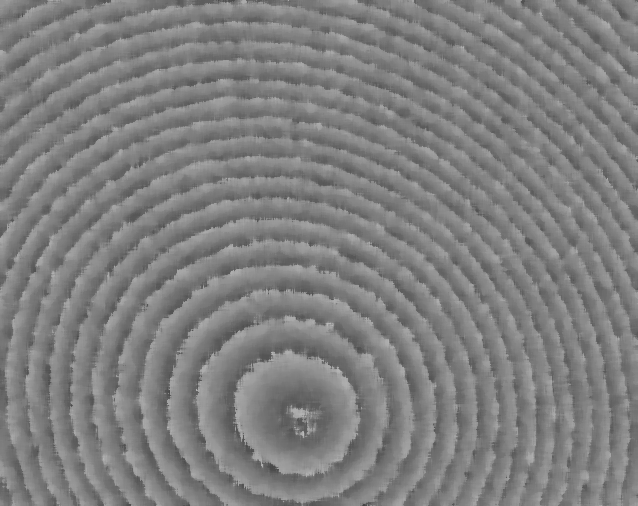
%> input picture 自适应滤波/3.bmp, 638 x 506 px
$ octave adaptivefilter.m   (GNU Octave 9; MATLAB toolbox functions it lacks are replaced by stand-ins)
%> lines starting %> are read from the running program, lines starting %| are printed output that depends on the picture
%> further down, RGB is the input picture: size 506x638 uint8; min 65, max 189, mean 127.3
### 自适应滤波/mywiener2.m
function [f,noise] = mywiener2(g, nhood, noise)
%> called with nhood = [5 5]

if (nargin<3)
    noise = [];
end

% Estimate the local mean of f.
localMean = filter2(ones(nhood), g) / prod(nhood);

% Estimate of the local variance of f.
localVar = filter2(ones(nhood), g.^2) / prod(nhood) - localMean.^2;
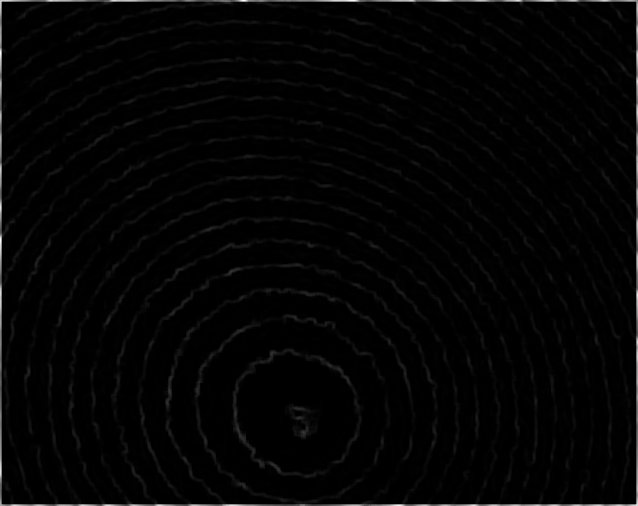
%> localVar: size 506x638 double; min 0.0384, max 6703.4, mean 119.1; drawn with min black and max white

% Estimate the noise power if necessary.
if (isempty(noise))
  noise = mean2(localVar);
%> noise = 119.1
end

% Compute result
% f = localMean + (max(0, localVar - noise) ./ ...
%           max(localVar, noise)) .* (g - localMean);
%
% Computation is split up to minimize use of memory for temp arrays.
f = g - localMean;
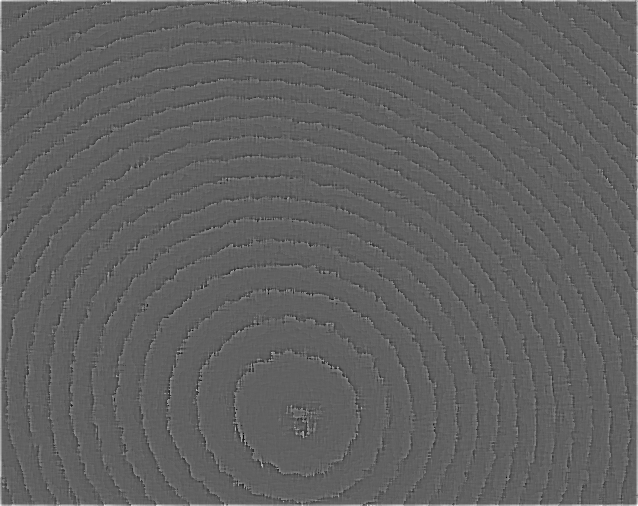
%> f: size 506x638 double; min -62.16, max 101.2, mean 0.5; drawn with min black and max white
g = localVar - noise;
g = max(g, 0);

f = localMean + ((f ./ max(localVar, noise)) .* g);

### 自适应滤波/adaptivefilter.m
clc;
clear;
close all;
RGB = imread('3.bmp');
% I = rgb2gray(RGB);
I=RGB;
% imshow(I,[])
%%
% [4 lines of commented-out code are left out]
%%
n=5;
K = mywiener2(double(I),[n,n]);
%%
imshow(K,[])
title('adaptive filter')
